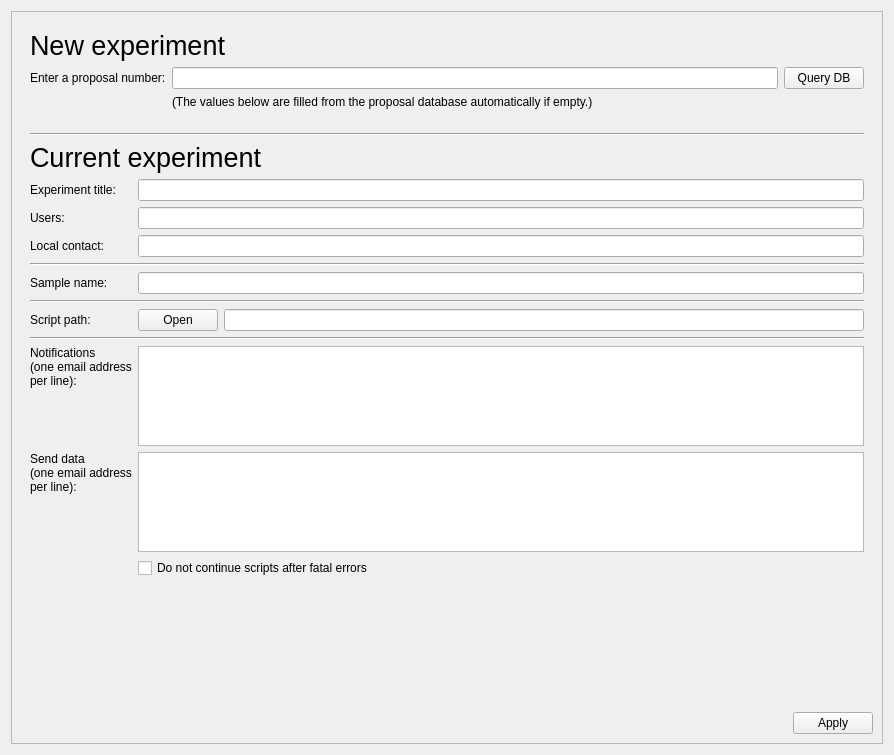
<?xml version="1.0" encoding="UTF-8"?>
<ui version="4.0">
 <class>Form</class>
 <widget class="QWidget" name="Form">
  <property name="geometry">
   <rect>
    <x>0</x>
    <y>0</y>
    <width>894</width>
    <height>755</height>
   </rect>
  </property>
  <property name="windowTitle">
   <string>Form</string>
  </property>
  <layout class="QHBoxLayout" name="horizontalLayout">
   <item>
    <widget class="QFrame" name="frame">
     <property name="frameShape">
      <enum>QFrame::StyledPanel</enum>
     </property>
     <property name="frameShadow">
      <enum>QFrame::Raised</enum>
     </property>
     <layout class="QFormLayout" name="formLayout">
      <item row="2" column="0">
       <spacer name="verticalSpacer">
        <property name="orientation">
         <enum>Qt::Vertical</enum>
        </property>
        <property name="sizeHint" stdset="0">
         <size>
          <width>0</width>
          <height>20</height>
         </size>
        </property>
       </spacer>
      </item>
      <item row="0" column="0" colspan="2">
       <widget class="QWidget" name="newBox" native="true">
        <layout class="QGridLayout" name="gridLayout_3">
         <item row="0" column="0" colspan="2">
          <widget class="QLabel" name="label_5">
           <property name="font">
            <font>
             <pointsize>20</pointsize>
             <weight>50</weight>
             <italic>false</italic>
             <bold>false</bold>
            </font>
           </property>
           <property name="styleSheet">
            <string notr="true">font: 20pt;</string>
           </property>
           <property name="text">
            <string>New experiment</string>
           </property>
          </widget>
         </item>
         <item row="1" column="0">
          <widget class="QLabel" name="label_4">
           <property name="text">
            <string>Enter a proposal number:</string>
           </property>
          </widget>
         </item>
         <item row="1" column="1">
          <widget class="QLineEdit" name="proposalNum"/>
         </item>
         <item row="1" column="2">
          <widget class="QPushButton" name="queryDBButton">
           <property name="toolTip">
            <string>&lt;html&gt;&lt;head/&gt;&lt;body&gt;&lt;p&gt;Query the Proposal Database for Information about this proposal number.&lt;/p&gt;&lt;/body&gt;&lt;/html&gt;</string>
           </property>
           <property name="text">
            <string>Query DB</string>
           </property>
          </widget>
         </item>
         <item row="2" column="1" colspan="2">
          <widget class="QLabel" name="propdbInfo">
           <property name="text">
            <string>(The values below are filled from the proposal database automatically if empty.)</string>
           </property>
          </widget>
         </item>
        </layout>
       </widget>
      </item>
      <item row="1" column="0" colspan="2">
       <widget class="QWidget" name="dataBox" native="true">
        <layout class="QVBoxLayout" name="verticalLayout_2">
         <item>
          <layout class="QGridLayout" name="gridLayout">
           <item row="8" column="0">
            <widget class="QLabel" name="label_12">
             <property name="text">
              <string>Script path:</string>
             </property>
            </widget>
           </item>
           <item row="0" column="0" colspan="2">
            <widget class="Line" name="line">
             <property name="orientation">
              <enum>Qt::Horizontal</enum>
             </property>
            </widget>
           </item>
           <item row="3" column="0">
            <widget class="QLabel" name="label_7">
             <property name="text">
              <string>Users:</string>
             </property>
            </widget>
           </item>
           <item row="7" column="0" colspan="2">
            <widget class="Line" name="line_3">
             <property name="orientation">
              <enum>Qt::Horizontal</enum>
             </property>
            </widget>
           </item>
           <item row="4" column="0">
            <widget class="QLabel" name="label_8">
             <property name="text">
              <string>Local contact:</string>
             </property>
            </widget>
           </item>
           <item row="2" column="0">
            <widget class="QLabel" name="label_6">
             <property name="text">
              <string>Experiment title:</string>
             </property>
            </widget>
           </item>
           <item row="5" column="0" colspan="2">
            <widget class="Line" name="line_2">
             <property name="orientation">
              <enum>Qt::Horizontal</enum>
             </property>
            </widget>
           </item>
           <item row="3" column="1">
            <widget class="QLineEdit" name="users"/>
           </item>
           <item row="10" column="0">
            <widget class="QLabel" name="label_10">
             <property name="sizePolicy">
              <sizepolicy hsizetype="Preferred" vsizetype="Minimum">
               <horstretch>0</horstretch>
               <verstretch>0</verstretch>
              </sizepolicy>
             </property>
             <property name="text">
              <string>Notifications&lt;br/&gt;(one email address &lt;br/&gt;per line):</string>
             </property>
             <property name="alignment">
              <set>Qt::AlignLeading|Qt::AlignLeft|Qt::AlignTop</set>
             </property>
             <property name="wordWrap">
              <bool>true</bool>
             </property>
            </widget>
           </item>
           <item row="1" column="0" colspan="2">
            <widget class="QLabel" name="label_9">
             <property name="font">
              <font>
               <pointsize>20</pointsize>
               <weight>50</weight>
               <italic>false</italic>
               <bold>false</bold>
              </font>
             </property>
             <property name="styleSheet">
              <string notr="true">font: 20pt;</string>
             </property>
             <property name="text">
              <string>Current experiment</string>
             </property>
            </widget>
           </item>
           <item row="11" column="0">
            <widget class="QLabel" name="label_11">
             <property name="sizePolicy">
              <sizepolicy hsizetype="Preferred" vsizetype="Minimum">
               <horstretch>0</horstretch>
               <verstretch>0</verstretch>
              </sizepolicy>
             </property>
             <property name="text">
              <string>&lt;html&gt;&lt;head/&gt;&lt;body&gt;&lt;p&gt;Send data&lt;br/&gt;(one email address &lt;br/&gt;per line):&lt;/p&gt;&lt;/body&gt;&lt;/html&gt;</string>
             </property>
             <property name="alignment">
              <set>Qt::AlignLeading|Qt::AlignLeft|Qt::AlignTop</set>
             </property>
             <property name="wordWrap">
              <bool>true</bool>
             </property>
            </widget>
           </item>
           <item row="11" column="1">
            <widget class="QPlainTextEdit" name="dataEmails">
             <property name="sizePolicy">
              <sizepolicy hsizetype="Expanding" vsizetype="Minimum">
               <horstretch>0</horstretch>
               <verstretch>0</verstretch>
              </sizepolicy>
             </property>
             <property name="maximumSize">
              <size>
               <width>16777215</width>
               <height>100</height>
              </size>
             </property>
            </widget>
           </item>
           <item row="2" column="1">
            <widget class="LineEdit" name="expTitle"/>
           </item>
           <item row="4" column="1">
            <widget class="QLineEdit" name="localContacts"/>
           </item>
           <item row="10" column="1">
            <widget class="QPlainTextEdit" name="notifEmails">
             <property name="sizePolicy">
              <sizepolicy hsizetype="Expanding" vsizetype="Minimum">
               <horstretch>0</horstretch>
               <verstretch>0</verstretch>
              </sizepolicy>
             </property>
             <property name="minimumSize">
              <size>
               <width>0</width>
               <height>100</height>
              </size>
             </property>
             <property name="maximumSize">
              <size>
               <width>16777215</width>
               <height>100</height>
              </size>
             </property>
            </widget>
           </item>
           <item row="12" column="1">
            <widget class="QCheckBox" name="errorAbortBox">
             <property name="text">
              <string>Do not continue scripts after fatal errors</string>
             </property>
            </widget>
           </item>
           <item row="6" column="1">
            <widget class="QLineEdit" name="sampleName"/>
           </item>
           <item row="6" column="0">
            <widget class="QLabel" name="label_3">
             <property name="text">
              <string>Sample name:</string>
             </property>
            </widget>
           </item>
           <item row="9" column="0" colspan="2">
            <widget class="Line" name="line_4">
             <property name="orientation">
              <enum>Qt::Horizontal</enum>
             </property>
            </widget>
           </item>
           <item row="8" column="1">
            <layout class="QHBoxLayout" name="horizontalLayout_2">
             <item>
              <widget class="QPushButton" name="scriptPathButton">
               <property name="text">
                <string>Open</string>
               </property>
              </widget>
             </item>
             <item>
              <widget class="QLineEdit" name="scriptPathLine"/>
             </item>
            </layout>
           </item>
          </layout>
         </item>
        </layout>
       </widget>
      </item>
      <item row="3" column="0" colspan="2">
       <widget class="QDialogButtonBox" name="buttonBox">
        <property name="standardButtons">
         <set>QDialogButtonBox::Apply</set>
        </property>
       </widget>
      </item>
      <item row="2" column="1">
       <widget class="QLabel" name="applyWarningLabel">
        <property name="enabled">
         <bool>false</bool>
        </property>
        <property name="text">
         <string/>
        </property>
       </widget>
      </item>
     </layout>
    </widget>
   </item>
  </layout>
 </widget>
 <customwidgets>
  <customwidget>
   <class>LineEdit</class>
   <extends>QLineEdit</extends>
   <header>nicos_sinq.gui.panels.setup_panel</header>
  </customwidget>
 </customwidgets>
 <resources/>
 <connections/>
</ui>
